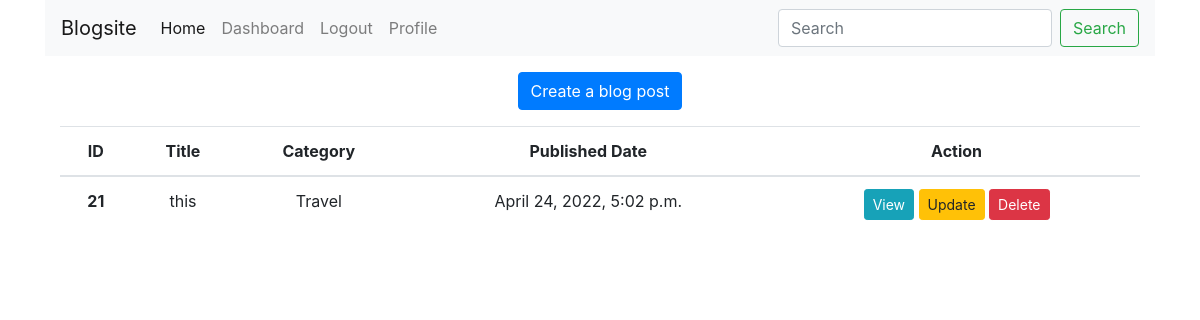
The page /accounts/dashboard/ (signed in) on the database its author committed.
### posts/models.py (models this page shows, shortened)
class Post(models.Model):
    title = models.CharField(max_length=100)
    content = models.TextField()
    published_date = models.DateTimeField(auto_now=True)
    category = models.ForeignKey(Category, on_delete=models.CASCADE, null=True)
    user = models.ForeignKey(User,on_delete=models.CASCADE,null=True,blank=True)
    slug = models.SlugField(null=True, unique=True)

class Category(models.Model):
    name = models.CharField(max_length=100)

### accounts/views.py (the view)
# urls.py: path("dashboard/",views.dashboard, name="dashboard"),
@login_required
def dashboard(request):
    userid = request.user
    posts = Post.objects.all().filter(user=userid)
    data = {'posts': posts }
    return render(request,'accounts/dashboard.html',data)

### templates/accounts/dashboard.html (shortened to what this page needs)
{% extends 'base.html'%}
{% block content %}
<body>
	<div class="container">
		<div class="row">
			<div class="col text-center">
				<a href="{%url 'create'%}" class="btn btn-primary mt-3">Create a blog post</a>
				<table class="table mt-3">
					<thead>
						<tr>
							<th scope="col">ID</th>
							<th scope="col">Title</th>
							<th scope="col">Category</th>
							<th scope="col">Published Date</th>
							<th scope="col">Action</th>
						</tr>
					</thead>
					<tbody>
						{% for p in posts %}
						<tr>
							<th scope="row">{{ p.id }}</th>
							<td>{{p.title}}</td>
							<td>{{p.category.name}}</td>
							<td>{{p.published_date}}</td>
							<td>
								<a
									href="{% url 'dashview' p.slug %}"
									class="btn btn-info btn-sm"
									>View</a
								>
								<a href="{%url 'update' p.slug %}" class="btn btn-warning btn-sm"
									>Update</a
								>
								<form action="{% url 'delete' p.slug %}" method="post"
									class="d-inline">
									<input
										type="submit"
										class="btn btn-danger btn-sm"
										value="Delete"
									/>
								</form>
							</td>
						</tr>
						{% endfor %}
					</tbody>
				</table>
			</div>
		</div>
	</div>
</body>
{% endblock %}

### rows shown on the page
Post: id "21", title "this", category.name "Travel", published_date "April 24, 2022, 5:02 p.m."
